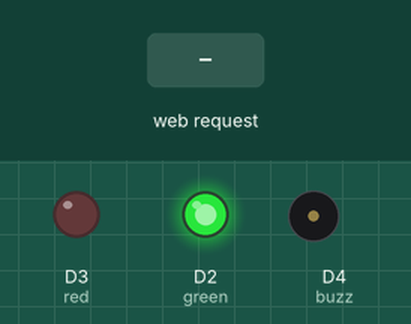
Simulated run of this sketch. Board: ESP8266 (NodeMCU). Shown: output pins drawn as LEDs (lit = HIGH), buzzer (waves = sounding). The inputs (shaded band) are chosen by the test bench. What the sketch prints to the serial monitor is not drawn.

Above: at 1.2 s.
1.3 s: HTTP request GET /temperature?limit=1 received
At 1.65 s:
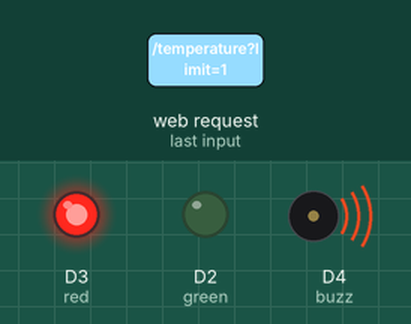
At 2.8 s:
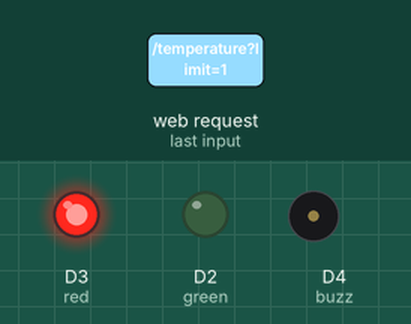
Timing chart, 0 to 10.3 s (numbered marks = the images above; inputs shaded):
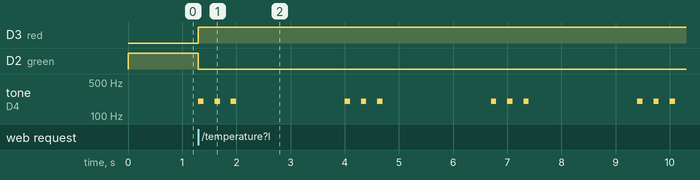

Measured:
- after the input at 1.3 s, D3 (red): LOW → HIGH at once; D2 (green): HIGH → LOW at once; tone on D4 (buzz): silent → 200 Hz at once, then repeats every 2.7 s: 2 × (silent 0.20 s, 200 Hz 0.10 s), silent 2.0 s, 200 Hz 0.10 s

The sketch:

ESP.ino
```cpp
#include <Arduino.h>
#include <ESP8266WiFi.h>
#include <Hash.h>
#include <ESPAsyncTCP.h>
#include <ESPAsyncWebServer.h>
#include <Ethernet.h>
#define green D2
#define red D3
#define buzz D4
bool war=0;
const char* ssid     = "ESP8266";
char readdata;
String datas;
float t = 36.6;
String limit="9999";
float lim;
// Create AsyncWebServer object on port 80
AsyncWebServer server(80);
unsigned long previousMillis = 0;
const long interval = 1000;

const char index_html[] PROGMEM = R"rawliteral(
<!DOCTYPE HTML><html>
<head>
  <meta name="viewport" content="width=device-width, initial-scale=1">
  <style>
    html {
     font-family: Arial;
     display: inline-block;
     margin: 0px auto;
     text-align: center;
    }
    h2 { font-size: 3.0rem; }
    p { font-size: 3.0rem; }
    .units { font-size: 1.2rem; }
    .dht-labels{
      font-size: 1.5rem;
      vertical-align:middle;
      padding-bottom: 15px;
    }
  </style>
</head>
<body>
  <h2>ESP8266 DHT Server</h2>
  <p>
    <span class="dht-labels">Temperature</span>
    <span id="temperature">%TEMPERATURE%</span>
    <sup class="units">&deg;C</sup>
  </p>
</body>
<script>
setInterval(function ( ) {
  var xhttp = new XMLHttpRequest();
  xhttp.onreadystatechange = function() {
    if (this.readyState == 4 && this.status == 200) {
      document.getElementById("temperature").innerHTML = this.responseText;
    }
  };
  xhttp.open("GET", "/temperature", true);
  xhttp.send();
}, 1000 ) ;
</script>
</html>)rawliteral";

// Replaces placeholder with OUR values
String processor(const String& var){
  //Serial.println(var);
  if(var == "TEMPERATURE"){
    return String(t);}
  return String();

}

void setup(){
  // Serial port for debugging purposes
  Serial.begin(115200);
  Serial.print("Setting AP (Access Point)…");
  WiFi.softAP(ssid);
  IPAddress IP = WiFi.softAPIP();
  Serial.print("AP IP address: ");
  Serial.println(IP);
  pinMode(green,OUTPUT);
  pinMode(red,OUTPUT);
  pinMode(buzz,OUTPUT);
  // Print ESP8266 Local IP Address
  Serial.println(WiFi.localIP());


  // Route for root / web page
  server.on("/", HTTP_GET, [](AsyncWebServerRequest *request){
    request->send_P(200, "text/html", index_html, processor);
  });
  server.on("/temperature", HTTP_GET, [](AsyncWebServerRequest *request){
    request->send_P(200, "text/plain", String(t).c_str());
    if(request->hasParam("limit"))
      AsyncWebParameter* p = request->getParam("limit");
      int args = request->args();
        for(int i=0;i<args;i++)
        {
          //Serial.printf("ARG[%s]: %s\n", request->argName(i).c_str(), request->arg(i).c_str());
          limit=request->arg(i).c_str();
        }
  });
  // Start server
  server.begin();
}

void loop(){
  lim=limit.toFloat();
  /*if(Serial.available()==0)
  {
   Serial.println(lim);
  }*/
  if (Serial.available() > 0 )
  {
    readdata=Serial.read();
    datas=datas+readdata;
    if(readdata == '\n')
    {
      if(isnan(t))
      {Serial.println("Blad pobierania");}
      else
      {
        t=datas.toFloat();
        datas="";
        //Serial.println(t);
      }
    }
   }
   if(lim>t && war==0){
    digitalWrite(red, LOW);
    digitalWrite(green, HIGH);
   }
   else if(lim>t && war==1){
    digitalWrite(green, HIGH);
    digitalWrite(red, LOW);
    war=0;
   }
   else if(lim<=t && war==0){
    digitalWrite(red, HIGH);
    digitalWrite(green, LOW);
    play();
    war=1;
    }
    else play();
}
void play()
{
  tone(buzz, 200);
    delay(100);
  noTone(buzz);
    delay(200);
  tone(buzz, 200);
    delay(100);
  noTone(buzz);
    delay(200);
  tone(buzz, 200);
    delay(100);
  noTone(buzz);
    delay(2000);
  }
```
